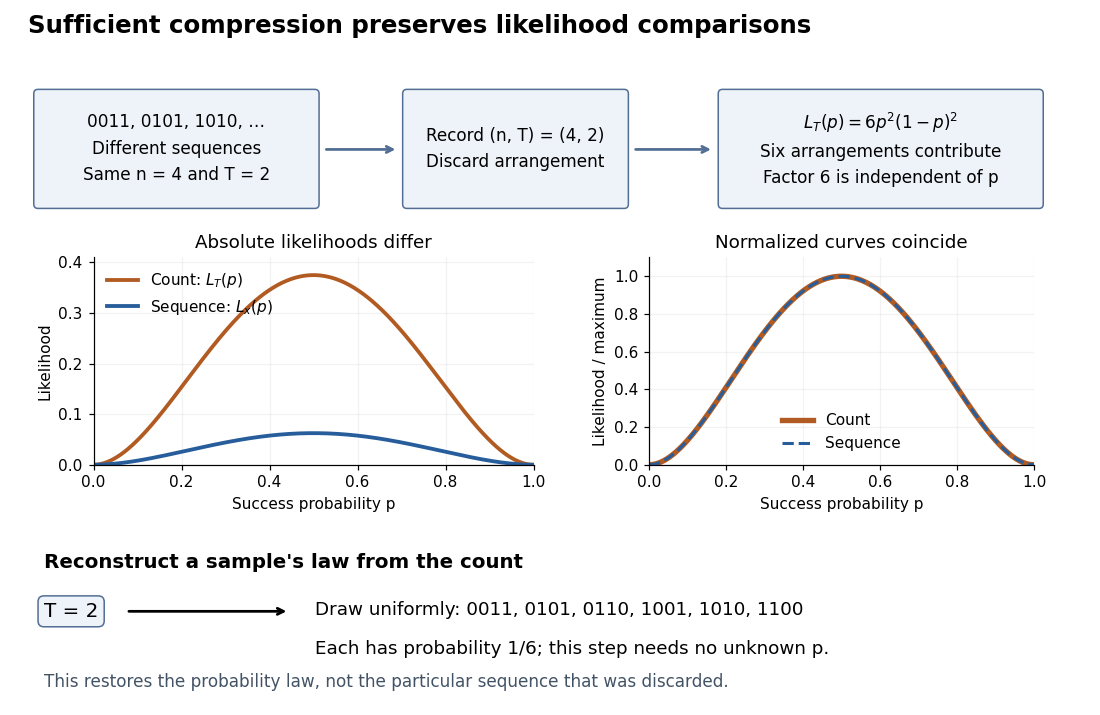

Recreate this plot in Python.
"""Illustrate likelihood compression and parameter-free reconstruction.

Run from _media with Python 3.14, matplotlib 3.10.7 and numpy 2.3.5.
The PNG is written to the working directory with this script's basename.
"""

from pathlib import Path

import matplotlib.pyplot as plt
from matplotlib.patches import FancyBboxPatch
import numpy as np


def main():
    fig = plt.figure(figsize=(10, 6.5), dpi=110, facecolor="white")
    flow = fig.add_axes((0.025, 0.68, 0.95, 0.30))
    flow.set(xlim=(0, 10), ylim=(0, 2))
    flow.axis("off")
    flow.text(0, 1.83, "Sufficient compression preserves likelihood comparisons", fontsize=16, weight="bold")
    boxes = [(0.1, 0.23, 2.65, 1.03, "0011, 0101, 1010, …\nDifferent sequences\nSame n = 4 and T = 2"), (3.63, 0.23, 2.08, 1.03, "Record (n, T) = (4, 2)\nDiscard arrangement"), (6.65, 0.23, 3.03, 1.03, "$L_T(p)=6p^2(1-p)^2$\nSix arrangements contribute\nFactor 6 is independent of p")]
    for x, y, w, h, label in boxes:
        flow.add_patch(FancyBboxPatch((x, y), w, h, boxstyle="round,pad=0.04", facecolor="#eef3fa", edgecolor="#536e94"))
        flow.text(x + w / 2, y + h / 2, label, fontsize=11, ha="center", va="center", linespacing=1.6)
    for start, end in [(2.83, 3.55), (5.79, 6.57)]:
        flow.annotate("", xy=(end, 0.74), xytext=(start, 0.74), arrowprops={"arrowstyle": "->", "lw": 1.8, "color": "#536e94"})

    p = np.linspace(0, 1, 501)
    sequence = p**2 * (1 - p)**2
    count = 6 * sequence
    ax = fig.add_axes((0.085, 0.35, 0.40, 0.29))
    ax.plot(p, count, color="#b15b22", lw=2.5, label=r"Count: $L_T(p)$")
    ax.plot(p, sequence, color="#275d9b", lw=2.5, label=r"Sequence: $L_x(p)$")
    ax.set(xlim=(0, 1), ylim=(0, 0.41), xlabel="Success probability p", ylabel="Likelihood", title="Absolute likelihoods differ")
    ax.legend(fontsize=10, loc="upper left", frameon=False)
    ax.spines[["top", "right"]].set_visible(False)
    ax.grid(alpha=0.15)

    ax2 = fig.add_axes((0.59, 0.35, 0.35, 0.29))
    ax2.plot(p, count / count.max(), color="#b15b22", lw=3.5, label="Count")
    ax2.plot(p, sequence / sequence.max(), color="#275d9b", lw=2, ls="--", label="Sequence")
    ax2.set(xlim=(0, 1), ylim=(0, 1.1), xlabel="Success probability p", ylabel="Likelihood / maximum", title="Normalized curves coincide")
    ax2.legend(fontsize=10, frameon=False)
    ax2.spines[["top", "right"]].set_visible(False)
    ax2.grid(alpha=0.15)

    reverse = fig.add_axes((0.04, 0.035, 0.93, 0.20))
    reverse.set(xlim=(0, 10), ylim=(0, 2))
    reverse.axis("off")
    reverse.text(0, 1.7, "Reconstruct a sample's law from the count", fontsize=13, weight="bold")
    reverse.text(0, 1.1, "T = 2", fontsize=13, va="center", bbox={"facecolor": "#eef3fa", "edgecolor": "#536e94", "boxstyle": "round,pad=0.3"})
    reverse.annotate("", xy=(2.4, 1.1), xytext=(0.8, 1.1), arrowprops={"arrowstyle": "->", "lw": 1.8})
    reverse.text(2.65, 1.12, "Draw uniformly: 0011, 0101, 0110, 1001, 1010, 1100", fontsize=12, va="center")
    reverse.text(2.65, 0.50, "Each has probability 1/6; this step needs no unknown p.", fontsize=12)
    reverse.text(0, 0.04, "This restores the probability law, not the particular sequence that was discarded.", fontsize=11, color="#435366")
    fig.savefig(Path.cwd() / f"{Path(__file__).stem}.png", facecolor="white", transparent=False)
    plt.close(fig)


if __name__ == "__main__":
    main()
